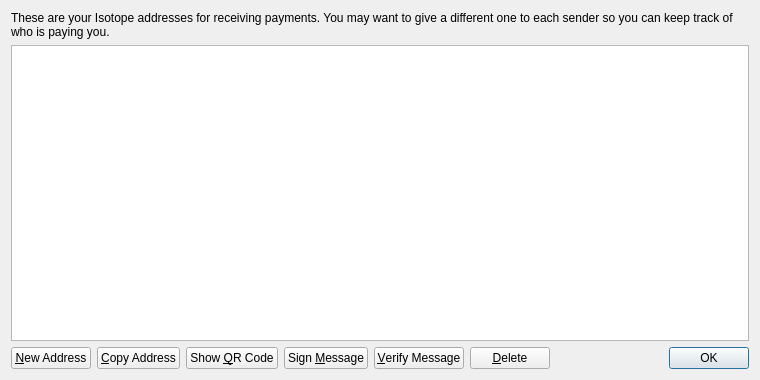
<?xml version="1.0" encoding="UTF-8"?>
<ui version="4.0">
 <class>AddressBookPage</class>
 <widget class="QWidget" name="AddressBookPage">
  <property name="geometry">
   <rect>
    <x>0</x>
    <y>0</y>
    <width>760</width>
    <height>380</height>
   </rect>
  </property>
  <property name="windowTitle">
   <string>Address Book</string>
  </property>
  <layout class="QVBoxLayout" name="verticalLayout">
   <item>
    <widget class="QLabel" name="labelExplanation">
     <property name="text">
      <string>These are your Isotope addresses for receiving payments. You may want to give a different one to each sender so you can keep track of who is paying you.</string>
     </property>
     <property name="textFormat">
      <enum>Qt::PlainText</enum>
     </property>
     <property name="wordWrap">
      <bool>true</bool>
     </property>
    </widget>
   </item>
   <item>
    <widget class="QTableView" name="tableView">
     <property name="contextMenuPolicy">
      <enum>Qt::CustomContextMenu</enum>
     </property>
     <property name="toolTip">
      <string>Double-click to edit address or label</string>
     </property>
     <property name="tabKeyNavigation">
      <bool>false</bool>
     </property>
     <property name="alternatingRowColors">
      <bool>true</bool>
     </property>
     <property name="selectionMode">
      <enum>QAbstractItemView::SingleSelection</enum>
     </property>
     <property name="selectionBehavior">
      <enum>QAbstractItemView::SelectRows</enum>
     </property>
     <property name="sortingEnabled">
      <bool>true</bool>
     </property>
     <attribute name="verticalHeaderVisible">
      <bool>false</bool>
     </attribute>
    </widget>
   </item>
   <item>
    <layout class="QHBoxLayout" name="horizontalLayout">
     <item>
      <widget class="QPushButton" name="newAddressButton">
       <property name="toolTip">
        <string>Create a new address</string>
       </property>
       <property name="text">
        <string>&amp;New Address</string>
       </property>
       <property name="icon">
        <iconset resource="../bitcoin.qrc">
         <normaloff>:/icons/add</normaloff>:/icons/add</iconset>
       </property>
      </widget>
     </item>
     <item>
      <widget class="QPushButton" name="copyToClipboard">
       <property name="toolTip">
        <string>Copy the currently selected address to the system clipboard</string>
       </property>
       <property name="text">
        <string>&amp;Copy Address</string>
       </property>
       <property name="icon">
        <iconset resource="../bitcoin.qrc">
         <normaloff>:/icons/editcopy</normaloff>:/icons/editcopy</iconset>
       </property>
      </widget>
     </item>
     <item>
      <widget class="QPushButton" name="showQRCode">
       <property name="text">
        <string>Show &amp;QR Code</string>
       </property>
       <property name="icon">
        <iconset resource="../bitcoin.qrc">
         <normaloff>:/icons/qrcode</normaloff>:/icons/qrcode</iconset>
       </property>
      </widget>
     </item>
     <item>
      <widget class="QPushButton" name="signMessage">
       <property name="toolTip">
        <string>Sign a message to prove you own a Isotope address</string>
       </property>
       <property name="text">
        <string>Sign &amp;Message</string>
       </property>
       <property name="icon">
        <iconset resource="../bitcoin.qrc">
         <normaloff>:/icons/edit</normaloff>:/icons/edit</iconset>
       </property>
      </widget>
     </item>
     <item>
      <widget class="QPushButton" name="verifyMessage">
       <property name="toolTip">
        <string>Verify a message to ensure it was signed with a specified Isotope address</string>
       </property>
       <property name="text">
        <string>&amp;Verify Message</string>
       </property>
       <property name="icon">
        <iconset resource="../bitcoin.qrc">
         <normaloff>:/icons/transaction_0</normaloff>:/icons/transaction_0</iconset>
       </property>
      </widget>
     </item>
     <item>
      <widget class="QPushButton" name="deleteButton">
       <property name="toolTip">
        <string>Delete the currently selected address from the list</string>
       </property>
       <property name="text">
        <string>&amp;Delete</string>
       </property>
       <property name="icon">
        <iconset resource="../bitcoin.qrc">
         <normaloff>:/icons/remove</normaloff>:/icons/remove</iconset>
       </property>
      </widget>
     </item>
     <item>
      <spacer name="horizontalSpacer">
       <property name="orientation">
        <enum>Qt::Horizontal</enum>
       </property>
       <property name="sizeHint" stdset="0">
        <size>
         <width>40</width>
         <height>20</height>
        </size>
       </property>
      </spacer>
     </item>
     <item>
      <widget class="QDialogButtonBox" name="buttonBox">
       <property name="sizePolicy">
        <sizepolicy hsizetype="Maximum" vsizetype="Fixed">
         <horstretch>0</horstretch>
         <verstretch>0</verstretch>
        </sizepolicy>
       </property>
       <property name="standardButtons">
        <set>QDialogButtonBox::Ok</set>
       </property>
      </widget>
     </item>
    </layout>
   </item>
  </layout>
 </widget>
 <resources>
  <include location="../bitcoin.qrc"/>
 </resources>
 <connections/>
</ui>
